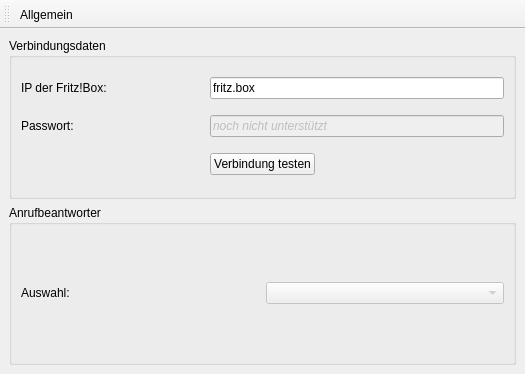
<?xml version="1.0" encoding="UTF-8"?>
<ui version="4.0">
 <class>Preferences</class>
 <widget class="QMainWindow" name="Preferences">
  <property name="geometry">
   <rect>
    <x>0</x>
    <y>0</y>
    <width>525</width>
    <height>374</height>
   </rect>
  </property>
  <property name="windowTitle">
   <string>Einstellungen</string>
  </property>
  <property name="unifiedTitleAndToolBarOnMac">
   <bool>true</bool>
  </property>
  <widget class="QWidget" name="centralwidget">
   <layout class="QGridLayout" name="gridLayout">
    <item row="0" column="0">
     <widget class="QStackedWidget" name="stackedWidget">
      <widget class="QWidget" name="page">
       <layout class="QGridLayout" name="gridLayout_2">
        <property name="margin">
         <number>0</number>
        </property>
        <item row="1" column="0">
         <widget class="QGroupBox" name="groupBox_2">
          <property name="title">
           <string>Anrufbeantworter</string>
          </property>
          <layout class="QGridLayout" name="gridLayout_4">
           <item row="0" column="0">
            <widget class="QLabel" name="label_3">
             <property name="text">
              <string>Auswahl:</string>
             </property>
            </widget>
           </item>
           <item row="0" column="1">
            <widget class="QComboBox" name="VBbox">
             <property name="enabled">
              <bool>false</bool>
             </property>
            </widget>
           </item>
          </layout>
         </widget>
        </item>
        <item row="0" column="0">
         <widget class="QGroupBox" name="groupBox">
          <property name="title">
           <string>Verbindungsdaten</string>
          </property>
          <layout class="QGridLayout" name="gridLayout_3">
           <item row="0" column="1">
            <widget class="QLabel" name="label">
             <property name="text">
              <string>IP der Fritz!Box:</string>
             </property>
            </widget>
           </item>
           <item row="0" column="2" colspan="2">
            <widget class="QLineEdit" name="hostname">
             <property name="text">
              <string>fritz.box</string>
             </property>
            </widget>
           </item>
           <item row="1" column="1">
            <widget class="QLabel" name="label_2">
             <property name="text">
              <string>Passwort:</string>
             </property>
            </widget>
           </item>
           <item row="1" column="2" colspan="2">
            <widget class="QLineEdit" name="passwd">
             <property name="enabled">
              <bool>false</bool>
             </property>
             <property name="font">
              <font>
               <italic>true</italic>
              </font>
             </property>
             <property name="text">
              <string>noch nicht unterstützt</string>
             </property>
            </widget>
           </item>
           <item row="2" column="2">
            <widget class="QPushButton" name="testConn">
             <property name="text">
              <string>Verbindung testen</string>
             </property>
            </widget>
           </item>
           <item row="2" column="1">
            <spacer name="horizontalSpacer">
             <property name="orientation">
              <enum>Qt::Horizontal</enum>
             </property>
             <property name="sizeHint" stdset="0">
              <size>
               <width>40</width>
               <height>20</height>
              </size>
             </property>
            </spacer>
           </item>
           <item row="2" column="3">
            <spacer name="horizontalSpacer_2">
             <property name="orientation">
              <enum>Qt::Horizontal</enum>
             </property>
             <property name="sizeHint" stdset="0">
              <size>
               <width>40</width>
               <height>20</height>
              </size>
             </property>
            </spacer>
           </item>
          </layout>
         </widget>
        </item>
       </layout>
      </widget>
     </widget>
    </item>
   </layout>
  </widget>
  <widget class="QToolBar" name="toolBar">
   <property name="windowTitle">
    <string>toolBar</string>
   </property>
   <property name="toolButtonStyle">
    <enum>Qt::ToolButtonTextUnderIcon</enum>
   </property>
   <attribute name="toolBarArea">
    <enum>TopToolBarArea</enum>
   </attribute>
   <attribute name="toolBarBreak">
    <bool>false</bool>
   </attribute>
   <addaction name="actionGeneral"/>
  </widget>
  <action name="actionGeneral">
   <property name="checkable">
    <bool>true</bool>
   </property>
   <property name="icon">
    <iconset resource="../resources/res.qrc">
     <normaloff>:/gfx/General Preferences.tiff</normaloff>:/gfx/General Preferences.tiff</iconset>
   </property>
   <property name="text">
    <string>Allgemein</string>
   </property>
  </action>
 </widget>
 <resources>
  <include location="../resources/res.qrc"/>
 </resources>
 <connections>
  <connection>
   <sender>hostname</sender>
   <signal>editingFinished()</signal>
   <receiver>Preferences</receiver>
   <slot>saveChanges()</slot>
   <hints>
    <hint type="sourcelabel">
     <x>216</x>
     <y>117</y>
    </hint>
    <hint type="destinationlabel">
     <x>232</x>
     <y>69</y>
    </hint>
   </hints>
  </connection>
  <connection>
   <sender>passwd</sender>
   <signal>editingFinished()</signal>
   <receiver>Preferences</receiver>
   <slot>saveChanges()</slot>
   <hints>
    <hint type="sourcelabel">
     <x>371</x>
     <y>153</y>
    </hint>
    <hint type="destinationlabel">
     <x>172</x>
     <y>68</y>
    </hint>
   </hints>
  </connection>
  <connection>
   <sender>VBbox</sender>
   <signal>currentIndexChanged(int)</signal>
   <receiver>Preferences</receiver>
   <slot>saveChanges()</slot>
   <hints>
    <hint type="sourcelabel">
     <x>291</x>
     <y>297</y>
    </hint>
    <hint type="destinationlabel">
     <x>165</x>
     <y>366</y>
    </hint>
   </hints>
  </connection>
  <connection>
   <sender>testConn</sender>
   <signal>released()</signal>
   <receiver>Preferences</receiver>
   <slot>testConnection()</slot>
   <hints>
    <hint type="sourcelabel">
     <x>316</x>
     <y>191</y>
    </hint>
    <hint type="destinationlabel">
     <x>424</x>
     <y>66</y>
    </hint>
   </hints>
  </connection>
  <connection>
   <sender>VBbox</sender>
   <signal>editTextChanged(QString)</signal>
   <receiver>Preferences</receiver>
   <slot>saveChanges()</slot>
   <hints>
    <hint type="sourcelabel">
     <x>401</x>
     <y>297</y>
    </hint>
    <hint type="destinationlabel">
     <x>334</x>
     <y>367</y>
    </hint>
   </hints>
  </connection>
 </connections>
 <slots>
  <slot>saveChanges()</slot>
  <slot>testConnection()</slot>
  <slot>slot1()</slot>
 </slots>
</ui>
